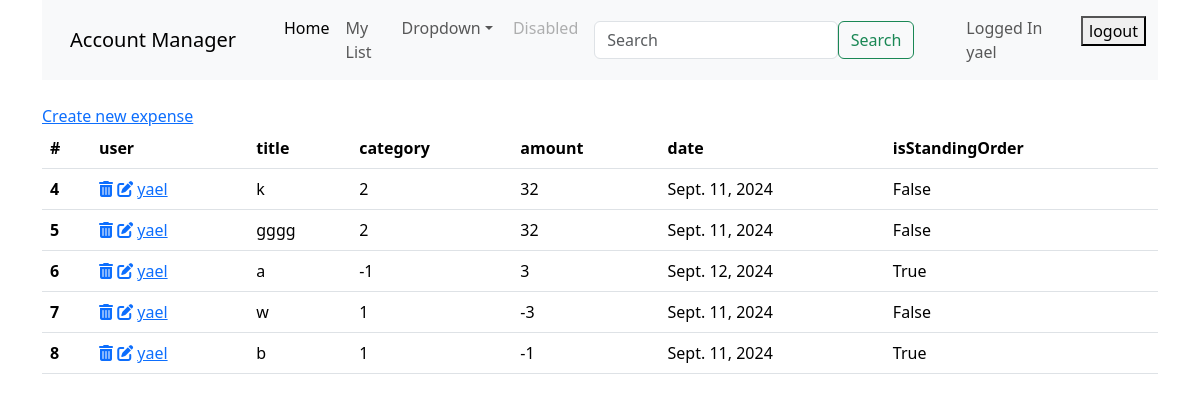
The page /account/account_list (signed in) on the database its author committed.
### account/models.py (models this page shows, shortened)
class Account(models.Model):
    user = models.ForeignKey(get_user_model(), on_delete=models.CASCADE)
    title = models.TextField(max_length=1200)
    category = models.IntegerField(default=0)
    amount = models.IntegerField(null=False, default=0)
    date = models.DateField(default=None)
    isStandingOrder = models.BooleanField(default=False)

### account/views.py (the view)
# urls.py: path('account_list', views.AccountListView.as_view(), name='account_list'),
class AccountListView(ListView):
    model = Account
    def get_context_data(self, **kwargs):
        context = super(AccountListView, self).get_context_data(**kwargs)
        try:
            my_account_list = Account.objects.filter(user=self.request.user)
            context['my_account_list'] = my_account_list
        except:
            pass
        return context

### account/templates/account/account_list.html
{% extends "main/base.html" %}
{% block content %}
<br>
<a  href={% url 'account:account_create' %}>Create new expense</a>
<br>
<table class="table">
    <thead>
      <tr>
        <th scope="col">#</th>
        <th scope="col">user</th>
        <th scope="col">title</th>
        <th scope="col">category</th>
        <th scope="col">amount</th>
        <th scope="col">date</th>
        <th scope="col">isStandingOrder</th>
      </tr>
    </thead>
    {% for account in my_account_list.all %}
    <tbody>
      <tr>
        <th scope="row">{{ account.pk }}</th>
        <td>
          <a  href={% url 'account:account_delete' account.pk %}><i class="fa-solid fa-trash-can"></i></a>
          <a  href={% url 'account:account_update' account.pk %}><i class="fa-solid fa-pen-to-square"></i></a>
          <a  href={% url 'account:account_detail' account.pk %}>{{ account.user }}</a>
        </td>
        <td>{{ account.title }}</td>
        <td>{{ account.category }}</td>
        <td>{{ account.amount }}</td>
        <td>{{ account.date }}</td>
        <td>{{ account.isStandingOrder }}</td>
      </tr>
    </tbody>
{% endfor %}
</table>
{% endblock  %}

### main/templates/main/base.html (shortened to what this page needs)
<!doctype html>
<html lang="en" dir="ltr">
  <head>
    <link rel="stylesheet" href="https://cdn.jsdelivr.net/npm/bootstrap@5.3.3/dist/css/bootstrap.rtl.min.css">
  </head>
  <body>
    <div class='container'>
        <nav class="navbar navbar-expand-lg bg-body-tertiary">
            <div class="container-fluid">
                <a class="navbar-brand" href="#">Account Manager</a>
                <div class="collapse navbar-collapse" id="navbarSupportedContent">
                <ul class="navbar-nav me-auto mb-2 mb-lg-0">
                  <li class="nav-item">
                    <a class="nav-link active" aria-current="page" href={% url 'home' %}>Home</a>
                  </li>
                  <li class="nav-item">
                    <a class="nav-link" href={% url 'account:account_list' %}>My List</a>
                  </li>
                  <li class="nav-item dropdown">
                    <a class="nav-link dropdown-toggle" href="#" role="button" data-bs-toggle="dropdown" aria-expanded="false">
                      Dropdown
                    </a>
                  </li>
                  <li class="nav-item">
                    <a class="nav-link disabled" aria-disabled="true">Disabled</a>
                  </li>
                </ul>
                <form class="d-flex" role="search">
                  <input class="form-control me-2" type="search" placeholder="Search" aria-label="Search">
                  <button class="btn btn-outline-success" type="submit">Search</button>
                </form>
                <ul class="navbar-nav me-auto mb-2 mb-lg-0">
                  {% if user.is_authenticated %}
                  <div class="container-fluid">
                    <span class="navbar-text">
                      Logged In {{ user.username }}
                    </span>
                  </div>
                  <form action="{% url 'logout' %}" method="post">
                    <button type="submit">logout</button>
                  </form>
                  {% else %}
                  Logged Out <a href={% url 'login' %}> Login </a> or <a href={% url 'signup' %}> Signup </a>
                  {% endif %}
              </div>
            </div>
          </nav>
        {% block content %}
        {% endblock %}
        </div>
  </body>
</html>

### rows shown on the page
Account: pk "4", user "yael", title "k", category "2", amount "32", date "Sept. 11, 2024", isStandingOrder "False"
Account: pk "5", user "yael", title "gggg", category "2", amount "32", date "Sept. 11, 2024", isStandingOrder "False"
Account: pk "6", user "yael", title "a", category "-1", amount "3", date "Sept. 12, 2024", isStandingOrder "True"
Account: pk "7", user "yael", title "w", category "1", amount "-3", date "Sept. 11, 2024", isStandingOrder "False"
Account: pk "8", user "yael", title "b", category "1", amount "-1", date "Sept. 11, 2024", isStandingOrder "True"

### other values the page prints
{{ user.username }} "yael"
